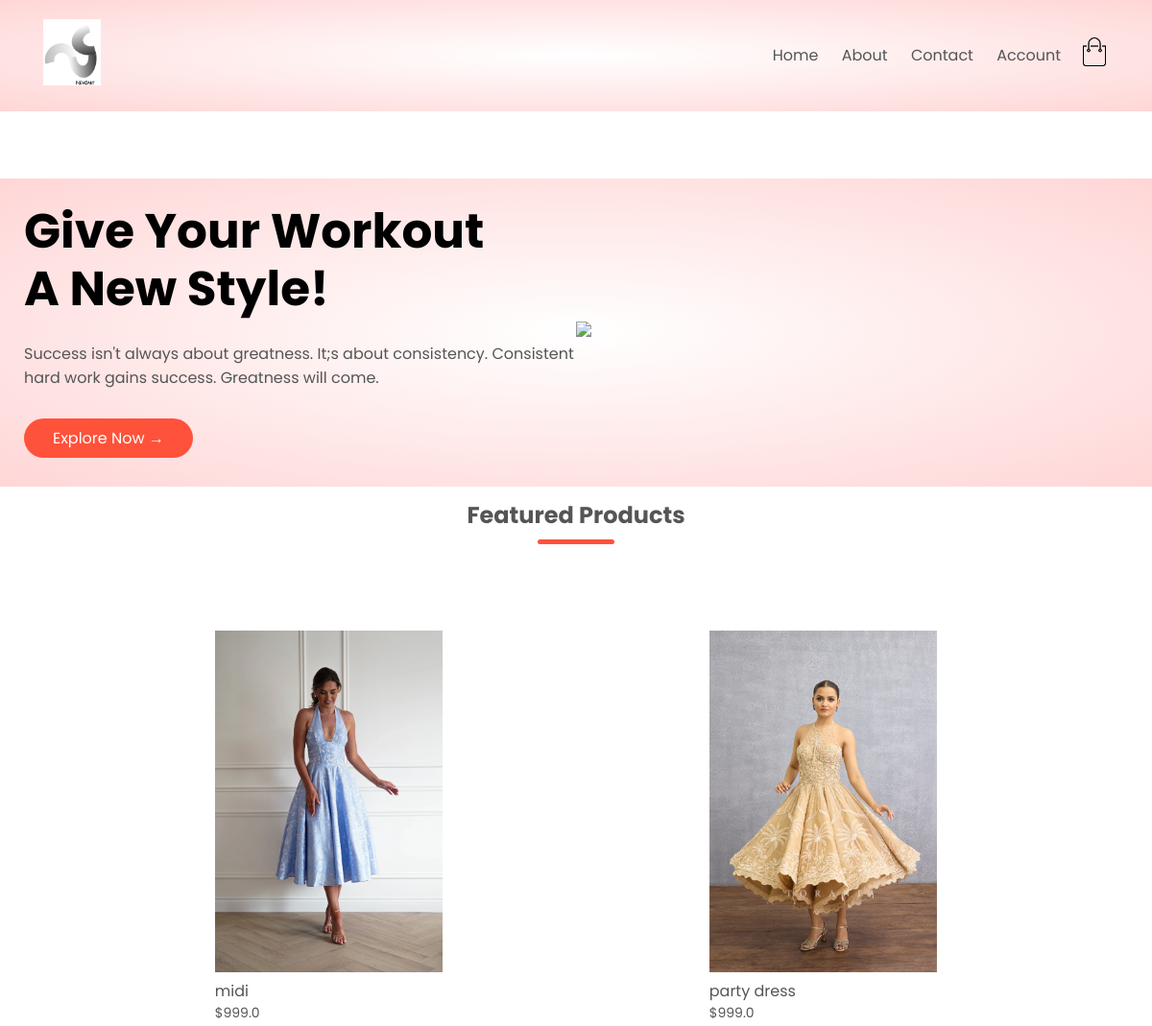
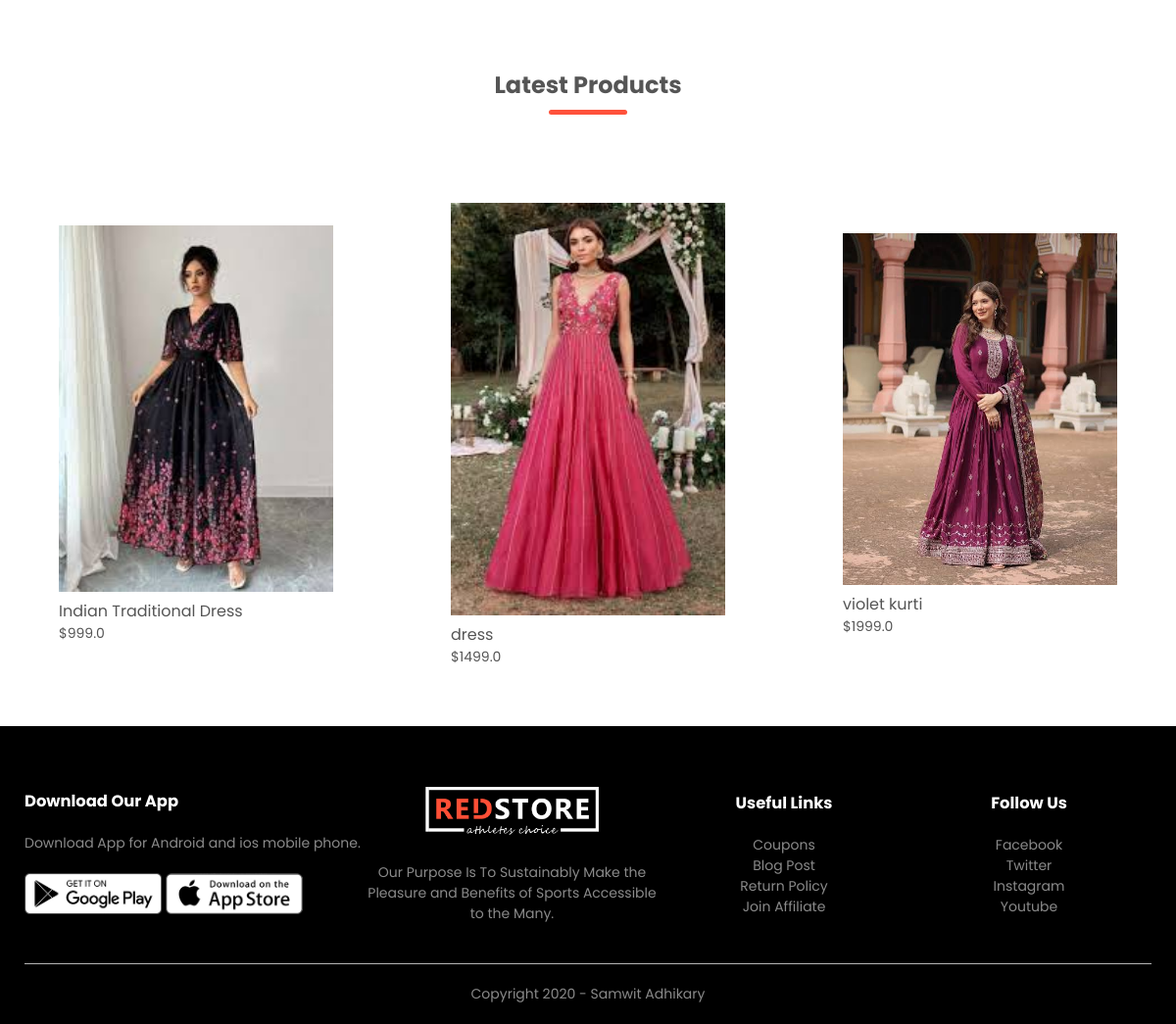
The page / on the database its author committed (2 pictures, top to bottom).
### products/models.py (models this page shows, shortened)
class Product(models.Model):
    LIVE=1
    DELETE=0
    DELETE_CHOICES=((LIVE,'Live'),(DELETE,'Delete') )
    title=models.CharField(max_length=50,default='--')
    price=models.FloatField()
    description=models.TextField()
    image=models.ImageField(upload_to='media/')
    priority=models.IntegerField()
    delete_status=models.IntegerField(choices=DELETE_CHOICES, default=LIVE)
    created_at=models.DateTimeField(auto_now=True)
    updated_at=models.DateTimeField(auto_now=True)

### products/views.py (the view)
# urls.py: path('', views.index, name='Home'),
def index(request):
    featured_product = Product.objects.filter(delete_status=Product.LIVE).order_by('priority')[:2]
    latest_product = Product.objects.filter(delete_status=Product.LIVE).order_by('-created_at')[:3]
    context = {
        'featured': featured_product,
        'latest': latest_product,
    }
    return render(request, 'index.html', context)

### NexCart/templates/index.html (shortened to what this page needs)
{% extends 'blank_layout.html' %}
    {% load static %}
{% block header %}
    {% include 'header.html' %}
{% endblock %}
    {% block content %}
  {% include 'home_page_content.html' %}
        {% endblock content %}

### NexCart/templates/home_page_content.html
    {% load static %}
    <div class="header">
        <div class="container">
            <div class="row">
                <div class="col-2">
                    <h1>Give Your Workout <br> A New Style!</h1>
                    <p>Success isn't always about greatness. It;s about consistency. Consistent <br> hard work gains
                        success. Greatness will come.</p>
                    <a href="" class="btn">Explore Now →</a>
                </div>
                <div class="col-2">
                      <img src="{% static 'images/image1.png' %}">
                </div>
            </div>
        </div>
    </div>
    <div class="small-container">
        <h2 class="title">Featured Products</h2>
        <div class="row">
            {% if featured %}
                {% for product in featured %}
                    <div class="col-4">
                        <a href="{% url 'product_details' product.id %}">
                            <img src="{{ product.image.url }}" alt="{{ product.title }}">
                        </a>
                        <h4>{{ product.title }}</h4>
                        <p>${{ product.price }}</p>
                    </div>
                {% endfor %}
            {% else %}
                <div class="col-12">
                    <p>No featured products available.</p>
                </div>
            {% endif %}
        </div>
    </div>
        <h2 class="title">Latest Products</h2>
        <div class="row">
            {% if latest %}
                {% for product in latest %}
                    <div class="col-4">
                        <a href="{% url 'product_details' product.id %}">
                            <img src="{{ product.image.url }}" alt="{{ product.title }}">
                        </a>
                        <h4>{{ product.title }}</h4>
                        <p>${{ product.price }}</p>
                    </div>
                {% endfor %}
            {% else %}
                <div class="col-12">
                    <p>No latest products available.</p>
                </div>
            {% endif %}
        </div>

### NexCart/static/css/style.css (style rules this page uses)
* { margin: 0; padding: 0; box-sizing: border-box; }
body { font-family: 'Poppins', sans-serif; }
a { text-decoration: none; color: #555; }
p { color: #555; }
.container { max-width: 1300px; margin: auto; padding-left: 25px; padding-right: 25px; }
.row { display: flex; align-items: center; flex-wrap: wrap; justify-content: space-around; }
.col-2 { flex-basis: 50%; min-width: 300px; }
.col-2 img { max-width: 100%; padding: 50px 0; }
.col-2 h1 { font-size: 50px; line-height: 60px; margin: 25px 0; }
.btn { display: inline-block; background: #ff523b; color: white; padding: 8px 30px; margin: 30px 0; border-radius: 30px; transition: background 0.5s; }
.header { background: radial-gradient(#fff,#ffd6d6); }
.header .row { margin-top: 70px; }
.small-container { max-width: 1080px; margin: auto; padding-left: 25px; padding-right: 25px; }
.col-4 { flex-basis: 25%; padding: 10px; min-width: 200px; margin-bottom: 50px; transition: transform 0.5s; }
.col-4 img { width: 100%; }
.title { text-align: center; margin: 0 auto 80px; position: relative; line-height: 60px; color: #555; }
.title::after { content: ''; background: #ff523b; width: 80px; height: 5px; border-radius: 5px; position: absolute; bottom: 0; left: 50%; transform: translateX(-50%); }
h4 { color: #555; font-weight: normal; }
.col-4 p { font-size: 14px; }

### rows shown on the page
Product: image (picture), title "midi", price "999.0"
Product: image (picture), title "party dress", price "999.0"
Product: image (picture), title "Indian Traditional Dress", price "999.0"
Product: image (picture), title "dress", price "1499.0"
Product: image (picture), title "violet kurti", price "1999.0"
